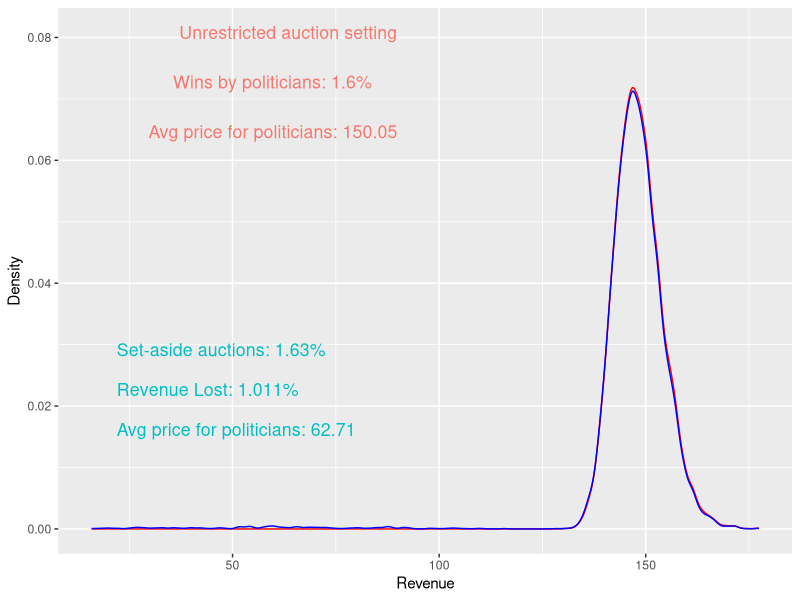

Generate this figure with R:
library(ggplot2)
library(tidyverse)
simulate_bids_normal<-function(n_comm, n_pol, m_comm, sd_comm, m_pol,sd_pol){
  comm_vals<-rnorm(n_comm,m_comm,sd_comm)
  pol_vals<-rnorm(n_pol,m_pol,sd_pol)
  vals_list<-list(comms=comm_vals,pols=pol_vals)
  return(vals_list)
}

sim_auctions<-function(frac_comm,n_auctions,n_comm, n_pol, m_comm, sd_comm, m_pol,sd_pol){
  q<-frac_comm
  unrestricted_rev<-rep(0,n_auctions)
  restricted_rev<-rep(0,n_auctions)
  pol_winners<-rep(0,n_auctions)
  special_auc<-rep(0,n_auctions)
  for(i in 1:n_auctions){
    bids_list<-simulate_bids_normal(n_comm,n_pol,m_comm,sd_comm,m_pol,sd_pol)  
    pol_bids<-bids_list$pols
    comm_bids<-bids_list$comms
    all_bids<-c(comm_bids,pol_bids)
    all_bids<-sort(all_bids,decreasing = TRUE)
    comm_bids<-sort(comm_bids,decreasing = TRUE)
    pol_bids<-sort(pol_bids,decreasing = TRUE)
    unrestricted_rev[i]<-all_bids[2]
    rand_draw<-runif(1)
    pol_winners[i]<-as.integer(max(all_bids)==max(pol_bids))
    if (rand_draw<q) {
      restricted_rev[i]<-comm_bids[2]
    } else {
      restricted_rev[i]<-pol_bids[2]
      special_auc[i]<-1
    }
  }
  return(list(unrestricted_rev=unrestricted_rev,restricted_rev=restricted_rev, pol_winners=pol_winners,special=special_auc))
}



calculate_loss<-function(auction_res){
  unrestricted<-auction_res$unrestricted_rev
  restricted<-auction_res$restricted_rev
  pol_winners<-auction_res$pol_winners
  specials<-auction_res$special
  percent_revenue_lost=paste0("Revenue Lost: ",as.character(round((1-(sum(restricted)/sum(unrestricted)))*100,digits=3)),"%")
  frac_pol_winners=paste0("Wins by politicians: ",as.character(round(mean(pol_winners),digits=3)*100),"%")
  frac_special=paste0("Set-aside auctions: ",as.character(round(mean(specials)*100,digits=3)), "%")
  avg_price_pol_winners=paste0("Avg price for politicians: ",as.character(round(mean(unrestricted[as.logical(pol_winners)]),digits=2)))
  avg_r_price_pol_winners=paste0("Avg price for politicians: ",as.character(round(mean(restricted[as.logical(specials)]),digits=2)))
  annot<-data.frame(text=c("Unrestricted auction setting",frac_pol_winners,avg_price_pol_winners,
                           avg_r_price_pol_winners,frac_special,percent_revenue_lost),
                    x=c(mean(unrestricted)*0.25,
                        mean(unrestricted)*0.24,
                        mean(unrestricted)*0.2,
                        mean(restricted[as.logical(specials)])*0.35,
                        mean(restricted[as.logical(specials)])*0.35,
                        mean(restricted[as.logical(specials)])*0.35),
                    y=c(mean(pol_winners[!as.logical(specials)])*5,
                        mean(pol_winners[!as.logical(specials)])*4.5,
                        mean(pol_winners[!as.logical(specials)])*4,
                        mean(pol_winners)*1,mean(pol_winners)*1.8,
                        mean(pol_winners)*1.4),
                    cols=c("blue","blue","blue","red","red","red"))
  ggplot()+geom_density(aes(unrestricted), colour="red")+
    geom_density(aes(restricted),colour="blue")+
    geom_text(data=annot, aes(x=x, y=y, label=text, colour=cols), hjust=0, size=4.5)+
    theme(
      legend.position="none"
    )+xlab(" Revenue ") + ylab(" Density ")
}

auction_res<-sim_auctions(0.985,10000,200,2,100,20,80,30)
calculate_loss(auction_res)
